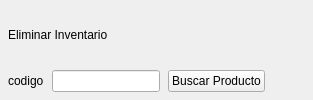
                <widget class="QFrame" name="frame_41">
                 <property name="sizePolicy">
                  <sizepolicy hsizetype="Preferred" vsizetype="Preferred">
                   <horstretch>0</horstretch>
                   <verstretch>1</verstretch>
                  </sizepolicy>
                 </property>
                 <property name="frameShape">
                  <enum>QFrame::Shape::NoFrame</enum>
                 </property>
                 <property name="frameShadow">
                  <enum>QFrame::Shadow::Raised</enum>
                 </property>
                 <layout class="QGridLayout" name="gridLayout_19">
                  <property name="leftMargin">
                   <number>8</number>
                  </property>
                  <property name="topMargin">
                   <number>8</number>
                  </property>
                  <property name="rightMargin">
                   <number>8</number>
                  </property>
                  <property name="bottomMargin">
                   <number>8</number>
                  </property>
                  <property name="spacing">
                   <number>8</number>
                  </property>
                  <item row="1" column="0">
                   <widget class="QLabel" name="label_30">
                    <property name="sizePolicy">
                     <sizepolicy hsizetype="Preferred" vsizetype="Preferred">
                      <horstretch>0</horstretch>
                      <verstretch>1</verstretch>
                     </sizepolicy>
                    </property>
                    <property name="text">
                     <string>codigo</string>
                    </property>
                   </widget>
                  </item>
                  <item row="0" column="0" colspan="2">
                   <widget class="QLabel" name="label_31">
                    <property name="sizePolicy">
                     <sizepolicy hsizetype="Preferred" vsizetype="Preferred">
                      <horstretch>0</horstretch>
                      <verstretch>1</verstretch>
                     </sizepolicy>
                    </property>
                    <property name="text">
                     <string>Eliminar Inventario</string>
                    </property>
                   </widget>
                  </item>
                  <item row="1" column="2">
                   <widget class="QPushButton" name="btnBuscarProducto_5">
                    <property name="enabled">
                     <bool>true</bool>
                    </property>
                    <property name="sizePolicy">
                     <sizepolicy hsizetype="Minimum" vsizetype="Fixed">
                      <horstretch>0</horstretch>
                      <verstretch>1</verstretch>
                     </sizepolicy>
                    </property>
                    <property name="text">
                     <string>Buscar Producto</string>
                    </property>
                   </widget>
                  </item>
                  <item row="1" column="1">
                   <widget class="QLineEdit" name="codigoInvEdit_5">
                    <property name="enabled">
                     <bool>true</bool>
                    </property>
                    <property name="sizePolicy">
                     <sizepolicy hsizetype="Expanding" vsizetype="Fixed">
                      <horstretch>0</horstretch>
                      <verstretch>1</verstretch>
                     </sizepolicy>
                    </property>
                   </widget>
                  </item>
                  <item row="1" column="3">
                   <spacer name="horizontalSpacer_28">
                    <property name="orientation">
                     <enum>Qt::Orientation::Horizontal</enum>
                    </property>
                    <property name="sizeHint" stdset="0">
                     <size>
                      <width>40</width>
                      <height>20</height>
                     </size>
                    </property>
                   </spacer>
                  </item>
                 </layout>
                </widget>
